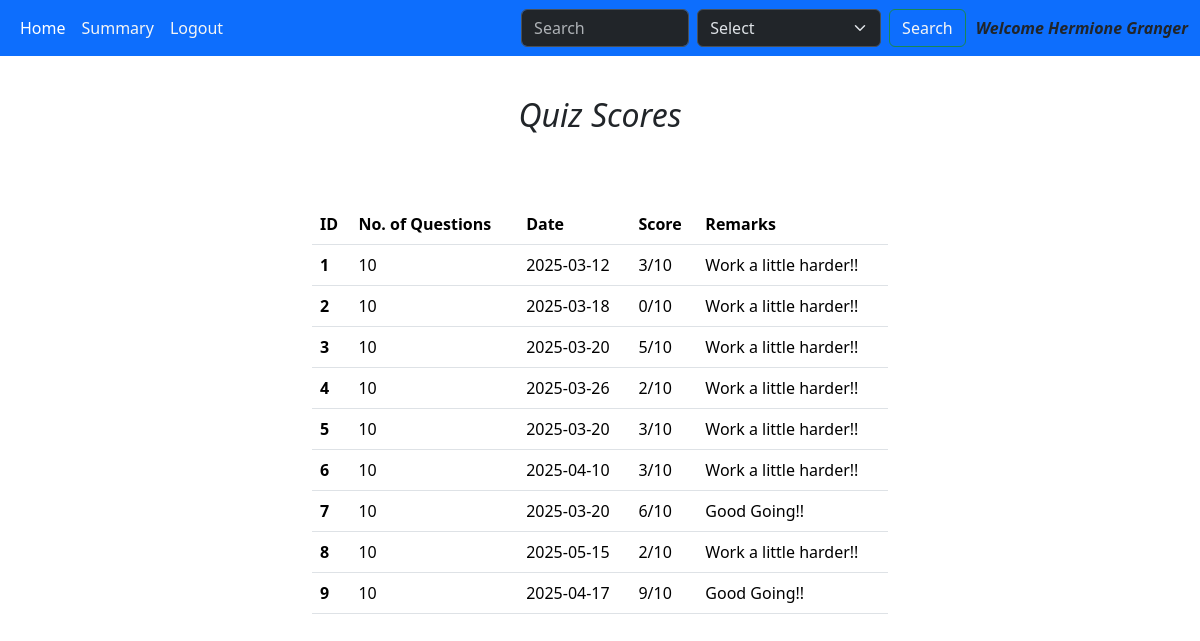
Before: /scores (signed in) with the older database file.
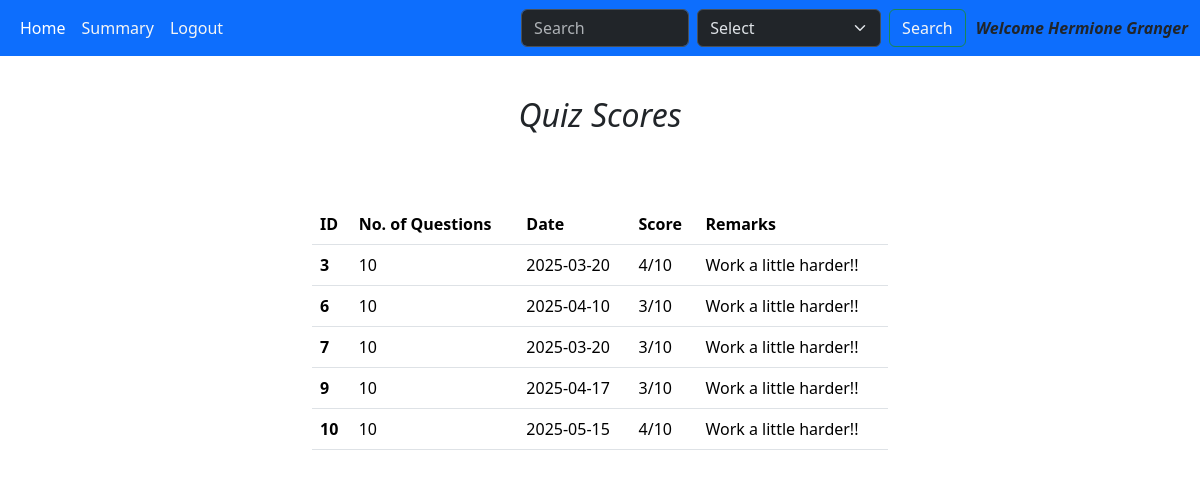
After: the same page with the newer database file.
### models.py (models this page shows)
class Quiz(db.Model):
    id = db.Column(db.Integer, primary_key = True)
    chapter_id = db.Column(db.Integer, db.ForeignKey('chapter.id'), nullable = False)
    date_of_quiz = db.Column(db.Date, nullable = False)
    time_duration = db.Column(db.Time, nullable = False)
    quiz_attempted = db.Column(db.Integer())
    questions = db.Relationship('Questions', backref = 'quiz')

### app.py (the view)
@app.route('/scores')
def scores():
    quizzes = Quiz.query.all()
    user_id = session.get('user_id')
    user_obj = User.query.get(user_id)
    user_scores = Scores.query.filter_by(user_id = user_id).all()
    score_dict = {}
    for score in user_scores:
        l = []
        if score.total_scored <= 5:
            remarks = 'Work a little harder!!'
            l.append(score.total_scored)
            l.append(remarks)
        elif score.total_scored >5:
            remarks = 'Good Going!!'
            l.append(score.total_scored)
            l.append(remarks)
        score_dict[score.quiz_id] = l
    return render_template('scores.html', quizzes = quizzes, score_dict = score_dict, user_obj = user_obj)

### templates/scores.html (shortened to what this page needs)
<!DOCTYPE html>
<html lang="en">
<head>
    <link rel="stylesheet" href="/static/style.css">
    <link href="https://cdn.jsdelivr.net/npm/bootstrap@5.3.3/dist/css/bootstrap.min.css"
    rel="stylesheet"
>
</head>
<body>
    <nav class="navbar navbar-expand-lg bg-primary" data-bs-theme="dark" >
        <div class="container-fluid">
          <div class="collapse navbar-collapse" id="navbarSupportedContent">
            <ul class="navbar-nav me-auto mb-2 mb-lg-0">
              <li class="nav-item">
                <a class="nav-link active" aria-current="page" href="/user_dashboard">Home</a>
              </li>
              <li class="nav-item dropdown">
                <a class="nav-link" href="/summary_user" style="color:whitesmoke">
                  Summary
                </a>
              </li>
              <li class="nav-item">
                <a class="nav-link" style="color:whitesmoke" href="/logout">Logout</a>
              </li>
            </ul>
            <form class="d-flex" role="search" action="/search_user">
              <input class="form-control me-2" type="search" placeholder="Search" aria-label="Search">
              <select class="form-select me-2" aria-label="Default select example">
                <option selected>Select</option>
              </select>
              <button class="btn btn-outline-success" type="submit" style="color:whitesmoke">Search</button>
            </form>
            <span style="text-align:center; margin-left:10px; font-style:italic; font-weight: 700;">Welcome {{ user_obj.name }}</span>
          </div>
        </div>
    </nav>
    <div class="upcoming_quizes" style="height:400px;">
        <div id="up_quizzes" style="text-align:center; margin-top:8px; font-style:oblique">
            <h2>Quiz Scores</h2>
        </div>
        <div class="container-fluid" style="margin-top:70px;">
            <table class="table caption-top">
                <thead>
                  <tr>
                    <th scope="col">ID</th>
                    <th scope="col">No. of Questions</th>
                    <th scope="col">Date</th>
                    <th scope="col">Score</th>
                    <th scope="col">Remarks</th>
                  </tr>
                </thead>
                <tbody>
                  {% for quiz in quizzes %}
                  {% if quiz.quiz_attempted %}
                  <tr>
                    <th scope="row">{{ quiz.id }}</th>
                    <td>{{ quiz.questions|length }}</td>
                    <td>{{ quiz.date_of_quiz }}</td>
                    <td>{{ score_dict[quiz.id][0] }}/{{ quiz.questions|length }}</td>
                    <td>{{ score_dict[quiz.id][1] }}</td>
                  </tr>
                  {% endif %}
                  {% endfor %}
                </tbody>
            </table>
        </div>
    </div>
</body>
</html>

Changed rows visible on the page:
removed Quiz: id "1", questions|length "10", date_of_quiz "2025-03-12", score_dict "3", score_dict "Work a little harder!!"
removed Quiz: id "2", questions|length "10", date_of_quiz "2025-03-18", score_dict "0", score_dict "Work a little harder!!"
removed Quiz: id "4", questions|length "10", date_of_quiz "2025-03-26", score_dict "2", score_dict "Work a little harder!!"
removed Quiz: id "5", questions|length "10", date_of_quiz "2025-03-20", score_dict "3", score_dict "Work a little harder!!"
removed Quiz: id "8", questions|length "10", date_of_quiz "2025-05-15", score_dict "2", score_dict "Work a little harder!!"
computed for Quiz id 3: score_dict "5" → "4"
computed for Quiz id 7: score_dict "6" → "3"; score_dict "Good Going!!" → "Work a little harder!!"
computed for Quiz id 9: id "9" → "3"; score_dict "Good Going!!" → "Work a little harder!!"
added Quiz: id "10", questions|length "10", date_of_quiz "2025-05-15", score_dict "4", score_dict "Work a little harder!!"
